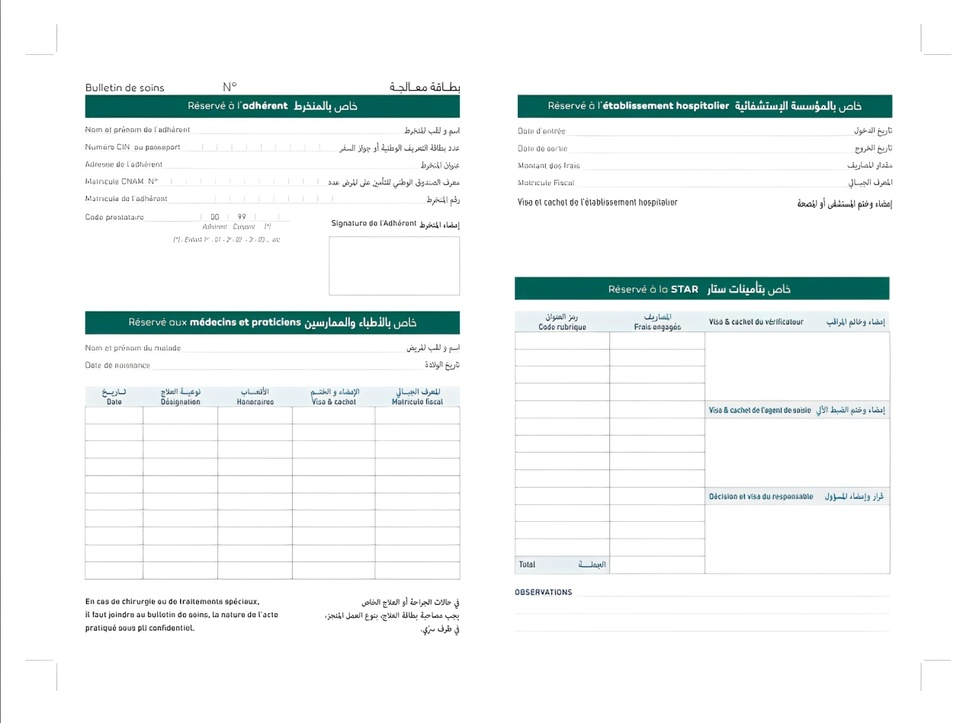
#> input picture Tarification_service isoler/debug_TamplateStar .jpg, 976 x 723 px, shrunk from 1280 x 949 before the run
$ python -i layout_detector.py   (imports and definitions only)   (older library calls are emulated)
#> lines starting #> are read from the running program, lines starting #| are printed output that depends on the picture; after the words box and inside, x2 and y2 are one past the last pixel; in counts of white or black regions, pixels touching at a corner belong together
#> further down, picture is the input picture: shape (723, 976, 3); mean B, G, R 243.9, 244.3, 240
# app/models/layout_detector.py
#github:@RayenR1 | linkedin :Rayen Jlassi
import numpy as np
import cv2
from PIL import Image
import re
from paddleocr import PaddleOCR
import json

# Configuration OCR
# [10 lines that did not run here, left out]

# -------- FONCTIONS DE DÉTECTION DE TABLEAUX --------
def adaptive_threshold(image, process_background=False, blocksize=15, c=-2):
#> called with process_background = False, blocksize = 15, c = -2
    gray = cv2.cvtColor(image, cv2.COLOR_BGR2GRAY)
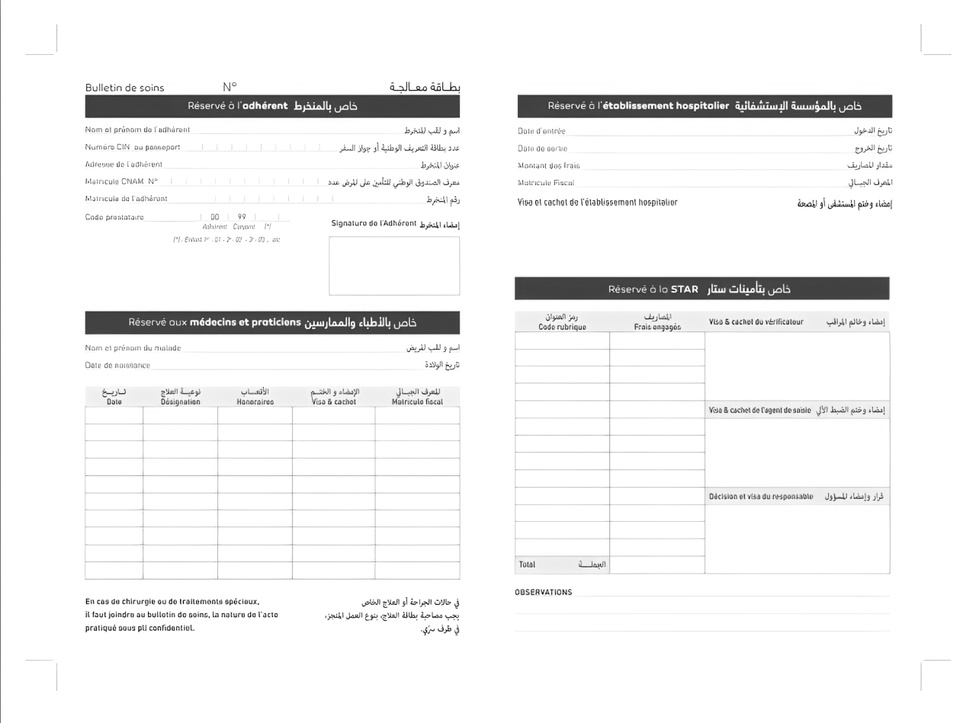
#> gray: shape (723, 976); min 0, max 255, mean 243
    if process_background:
        threshold = cv2.adaptiveThreshold(
            gray, 255, cv2.ADAPTIVE_THRESH_GAUSSIAN_C, cv2.THRESH_BINARY, blocksize, c
        )
    else:
        threshold = cv2.adaptiveThreshold(
            np.invert(gray),
            255,
            cv2.ADAPTIVE_THRESH_GAUSSIAN_C,
            cv2.THRESH_BINARY,
            blocksize,
            c,
        )
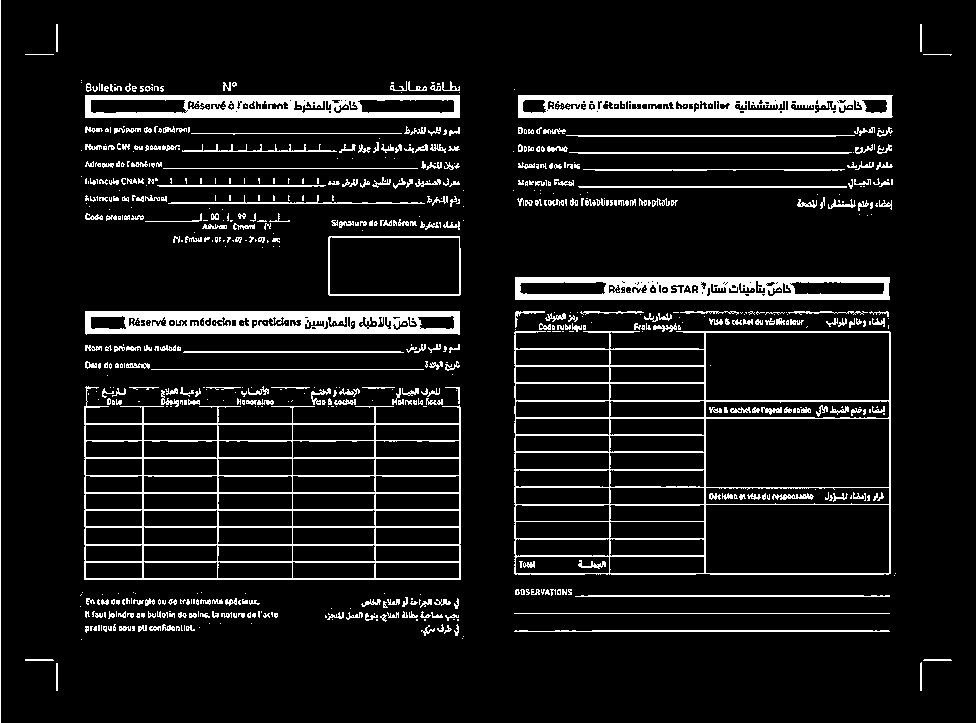
#> threshold: shape (723, 976); 9.3% white; 740 white regions (421 under 20 px), largest, box (x1, y1, x2, y2) and area: (84, 386, 461, 580) 9225, (514, 331, 891, 575) 8780, (518, 95, 893, 118) 6713
    return image, threshold

# [82 lines left out: functions find_lines, find_contours, find_joints, not called in this run]

# -------- FONCTIONS D'EXTRACTION DES CHAMPS --------
def contains_arabic(text):
    return bool(re.search("[\u0600-\u06FF]", text))

# [235 lines left out: functions is_likely_handwritten, is_likely_field_name, preprocess_image, boxes_overlap, extract_text_and_layout, filter_field_names and 5 more, not called in this run]

>>> import cv2
>>> picture = cv2.imread('../../../Tarification_service isoler/debug_TamplateStar .jpg')
>>> result = adaptive_threshold(picture)

$ run again, on Tarification_service isoler/debug_0675--9124833--20230705_page_3.jpg
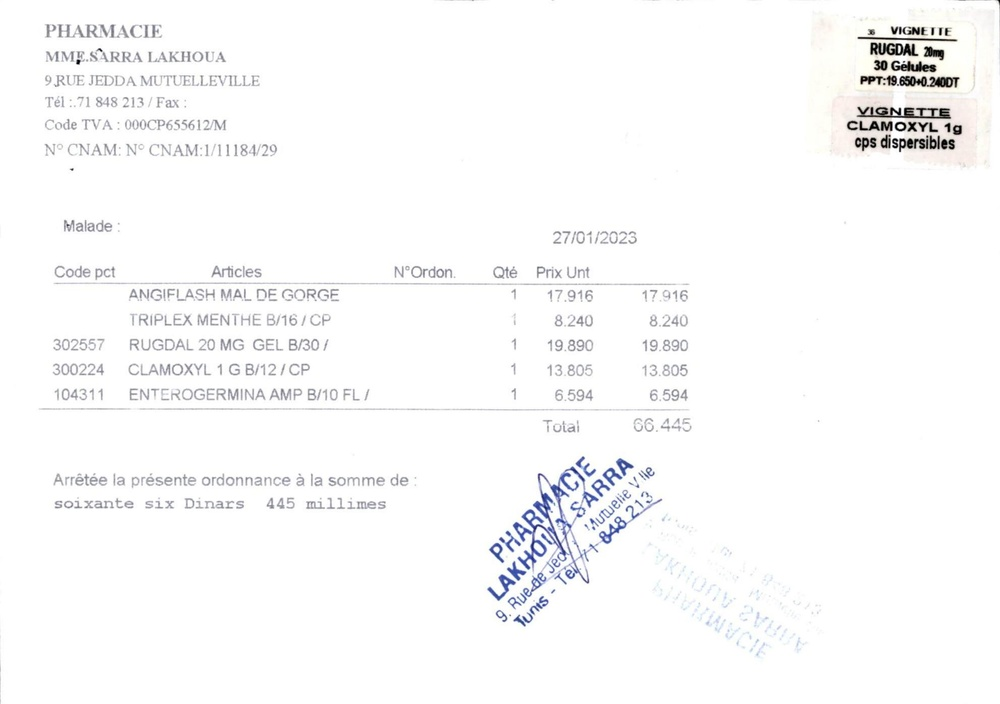
#> input picture Tarification_service isoler/debug_0675--9124833--20230705_page_3.jpg, 1000 x 704 px, shrunk from 2480 x 1745 before the run
#> picture is the input picture: shape (704, 1000, 3); mean B, G, R 250.1, 249.8, 249.8
#> in adaptive_threshold, `threshold = cv2.adaptiveThreshold( np.invert(gray), 255, cv2.ADAPTIVE_..`:
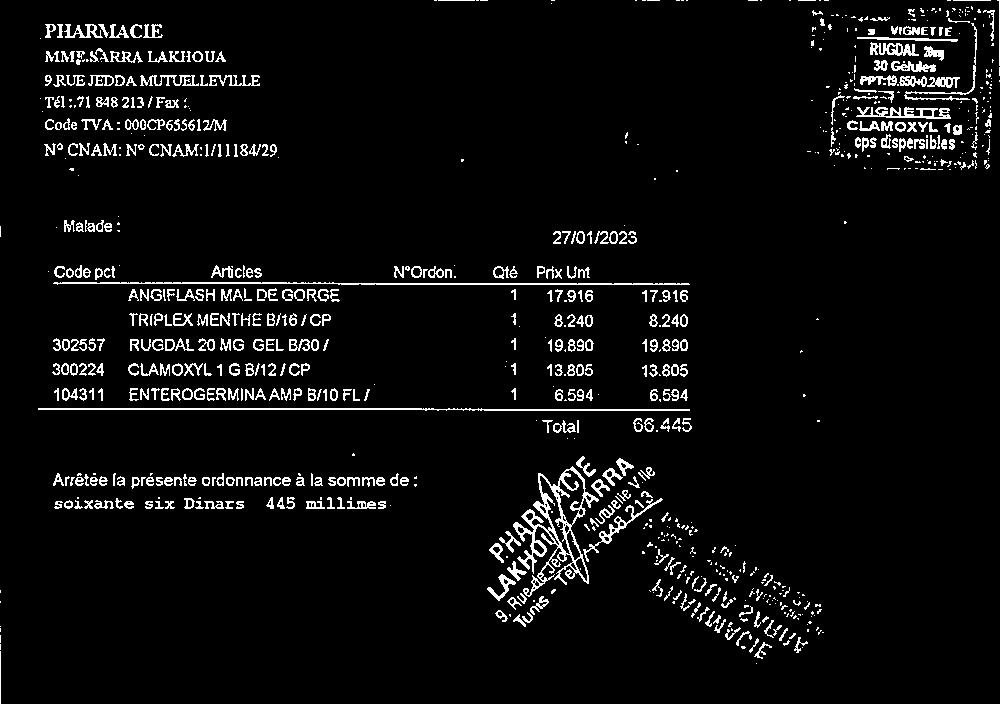
#> threshold: shape (704, 1000); 5% white in thin lines or dots
